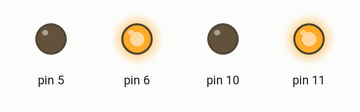
Recording of a sketch running on a simulated Arduino Uno, built with avr-gcc and run on an emulated ATmega328P. Shown: output pins drawn as LEDs (lit = HIGH).

Above: at 0.5 s.
At 2.5 s:
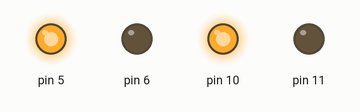
At 3.5 s:
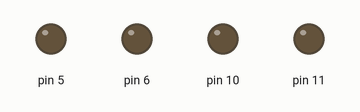
Timing chart, 0 to 5.2 s (numbered marks = the images above):
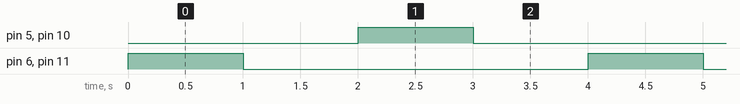

Measured:
- by itself, pin 5, pin 6, pin 10, pin 11: alternates HIGH for 1.0 s and LOW for 3.0 s
- by itself, everything shown: repeats every 4.0 s, in 4 steps

The sketch:

h_brage1.ino
```cpp
void setup()
{
pinMode(11, OUTPUT);
pinMode(10, OUTPUT);

pinMode(6, OUTPUT);
pinMode(5, OUTPUT);

}

void loop()
{
digitalWrite(11, HIGH);// Moving clockwise
digitalWrite(6, HIGH); // Moving clockwise

delay(1000); // Wait for 1000 millisecond(s)

digitalWrite(11, LOW);// Moving counterclockwise
digitalWrite(6, LOW);// Moving counterclockwise

delay(1000); // Wait for 1000 millisecond(s)

digitalWrite(10, HIGH);// Moving clockwise
digitalWrite(5, HIGH);// Moving clockwise

delay(1000); // Wait for 1000 millisecond(s)

digitalWrite(10, LOW);// Moving counterclockwise
digitalWrite(5, LOW);// Moving counterclockwise

delay(1000); // Wait for 1000 millisecond(s)

}
```
